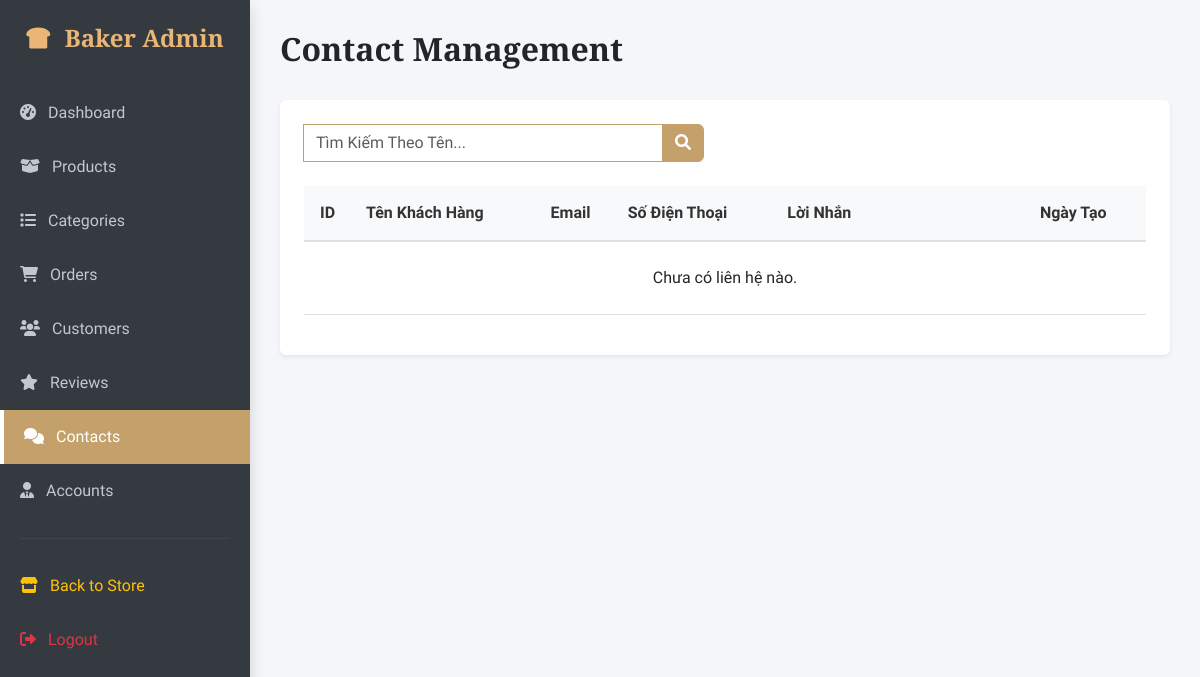
Before: /admin/index.php?page=contacts (signed in) with the older database file.
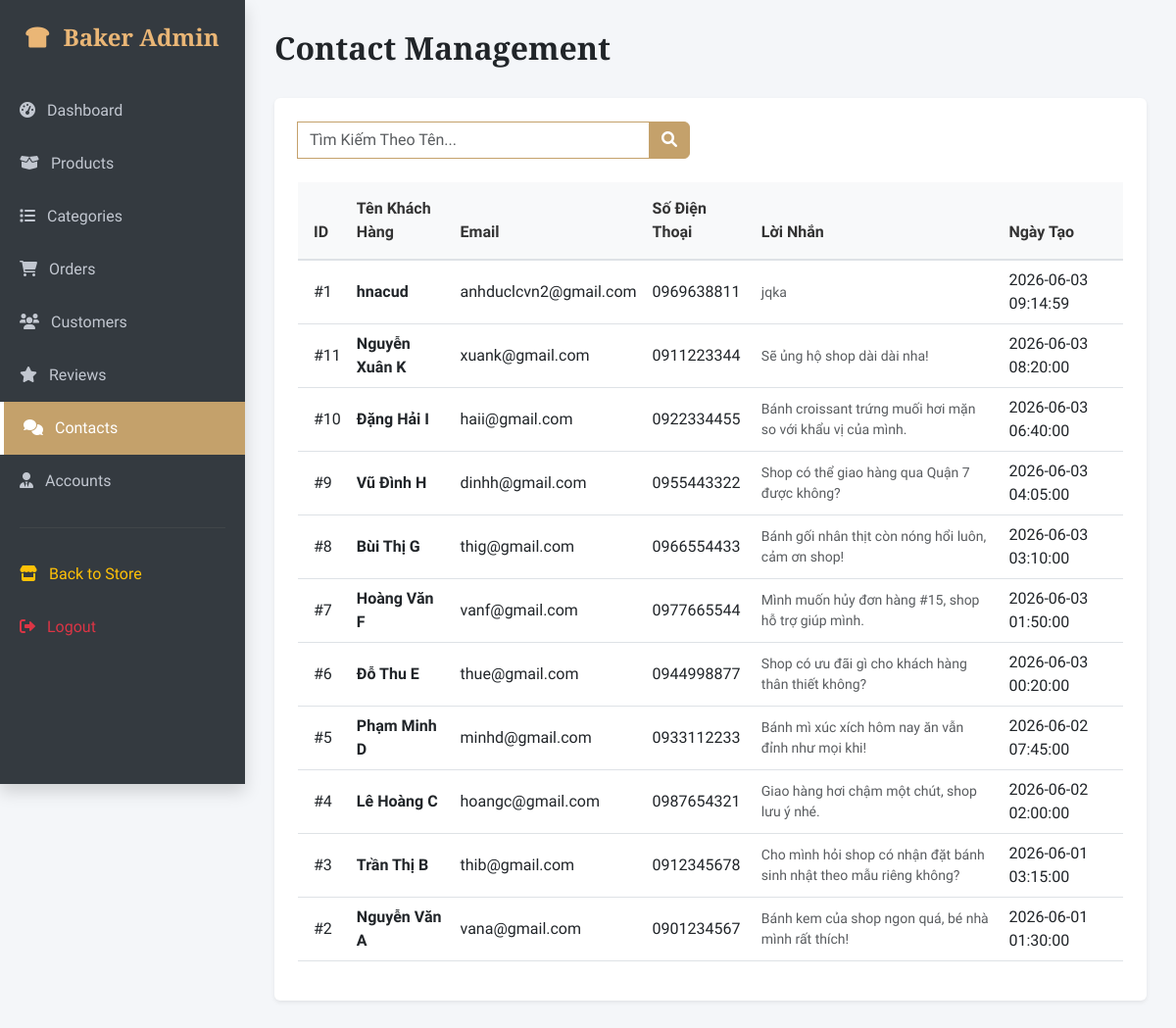
After: the same page with the newer database file.
### tables this page shows
CREATE TABLE `contacts` (
  `contact_id` int(11) NOT NULL,
  `name` varchar(100) NOT NULL,
  `email` varchar(100) NOT NULL,
  `phone` varchar(20) NOT NULL,
  `message` text NOT NULL,
  `created_at` timestamp NOT NULL DEFAULT current_timestamp()
);

### app/controllers/AdminContactController.php (called while the page is built, shortened)
<?php
class AdminContactController {
    private $db;
    public function __construct($db) { $this->db = $db; }
   public function index() {
    $search = isset($_GET['search']) ? mysqli_real_escape_string($this->db, $_GET['search']) : '';
    $sql = "SELECT * FROM contacts WHERE name LIKE '%$search%' ORDER BY created_at DESC";
    $contacts_data = mysqli_query($this->db, $sql);
    require_once 'views/contacts.php';
}
}

### admin/views/contacts.php (the view, shortened to what this page needs)
<div class="d-flex justify-content-between align-items-center mb-4">
    <h2 class="fw-bold">Contact Management <span class="badge bg-danger fs-6 ms-2"></span></h2>
    </div>
    <div class="card border-0 shadow-sm p-4">
        <div class="mb-4" style="max-width: 400px;">
            <form method="GET" action="index.php" class="input-group">
                <input type="text" name="search" class="form-control border-primary" placeholder="Tìm Kiếm Theo Tên..." value="<?php echo htmlspecialchars($search ?? ''); ?>">
                <button class="btn btn-primary" type="submit"><i class="fas fa-search"></i></button>
            </form>
        </div>
        <div class="table-responsive">
            <table class="table table-hover align-middle">
                <thead class="table-light">
                    <tr>
                        <th class="ps-3">ID</th>
                        <th>Tên Khách Hàng</th>
                        <th>Email</th>
                        <th>Số Điện Thoại</th>
                        <th style="width: 30%;">Lời Nhắn</th>
                        <th>Ngày Tạo</th>
                    </tr>
                </thead>
             <tbody>
    <?php
    if ($contacts_data && mysqli_num_rows($contacts_data) > 0) {
        while ($row = mysqli_fetch_assoc($contacts_data)) {
            echo "<tr>
                    <td class='ps-3'>#{$row['contact_id']}</td>
                    <td class='fw-bold'>{$row['name']}</td>
                    <td>{$row['email']}</td>
                    <td>{$row['phone']}</td>
                    <td class='text-muted small'>{$row['message']}</td>
                    <td>{$row['created_at']}</td>
                  </tr>";
        }
    } else {
        echo "<tr><td colspan='6' class='text-center py-4'>Chưa có liên hệ nào.</td></tr>";
    }
    ?>
</tbody>
            </table>
        </div>
    </div>
</div>

Changed rows visible on the page:
added contacts: contact_id "1", name "hnacud", email "anhduclcvn2@gmail.com", phone "0969638811", message "jqka", created_at "2026-06-03 09:14:59"
added contacts: contact_id "11", name "Nguyễn Xuân K", email "xuank@gmail.com", phone "0911223344", message "Sẽ ủng hộ shop dài dài nha!", created_at "2026-06-03 08:20:00"
added contacts: contact_id "10", name "Đặng Hải I", email "haii@gmail.com", phone "0922334455", message "Bánh croissant trứng muối hơi mặn so với khẩu vị của mình.", created_at "2026-06-03 06:40:00"
added contacts: contact_id "9", name "Vũ Đình H", email "dinhh@gmail.com", phone "0955443322", message "Shop có thể giao hàng qua Quận 7 được không?", created_at "2026-06-03 04:05:00"
added contacts: contact_id "8", name "Bùi Thị G", email "thig@gmail.com", phone "0966554433", message "Bánh gối nhân thịt còn nóng hổi luôn, cảm ơn shop!", created_at "2026-06-03 03:10:00"
added contacts: contact_id "7", name "Hoàng Văn F", email "vanf@gmail.com", phone "0977665544", message "Mình muốn hủy đơn hàng #15, shop hỗ trợ giúp mình.", created_at "2026-06-03 01:50:00"
added contacts: contact_id "6", name "Đỗ Thu E", email "thue@gmail.com", phone "0944998877", message "Shop có ưu đãi gì cho khách hàng thân thiết không?", created_at "2026-06-03 00:20:00"
added contacts: contact_id "5", name "Phạm Minh D", email "minhd@gmail.com", phone "0933112233", message "Bánh mì xúc xích hôm nay ăn vẫn đỉnh như mọi khi!", created_at "2026-06-02 07:45:00"
added contacts: contact_id "4", name "Lê Hoàng C", email "hoangc@gmail.com", phone "0987654321", message "Giao hàng hơi chậm một chút, shop lưu ý nhé.", created_at "2026-06-02 02:00:00"
added contacts: contact_id "3", name "Trần Thị B", email "thib@gmail.com", phone "0912345678", message "Cho mình hỏi shop có nhận đặt bánh sinh nhật theo mẫu riêng không?", created_at "2026-06-01 03:15:00"
added contacts: contact_id "2", name "Nguyễn Văn A", email "vana@gmail.com", phone "0901234567", message "Bánh kem của shop ngon quá, bé nhà mình rất thích!", created_at "2026-06-01 01:30:00"
Other visible differences:
text no longer shown: "Chưa có liên hệ nào."
